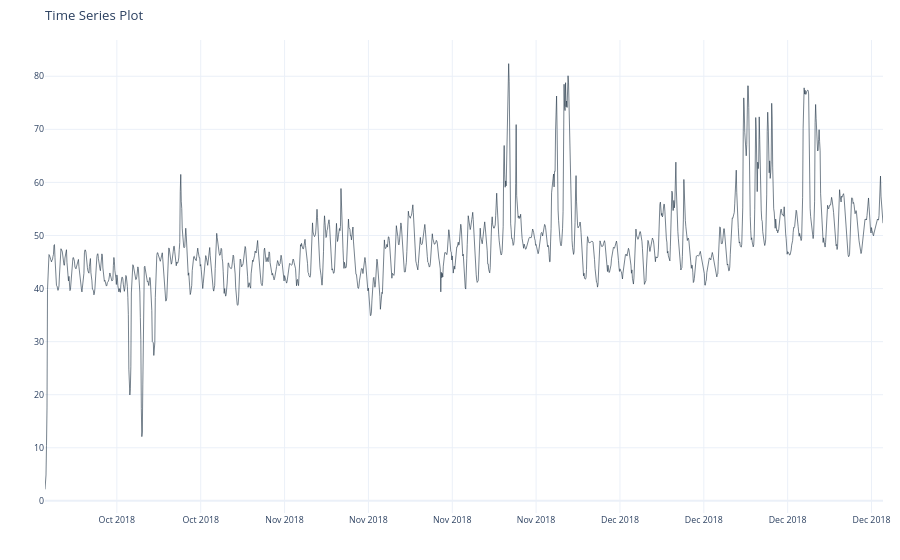

Notebook code cell kept with this figure:
### Markdown cell above
# Electricity Price

The dataset contains data from five electricity markets, each with unique price dynamics, including varying frequencies and occurrences of negative prices, zeros, and price spikes. Since electricity prices depend on exogenous factors, each dataset includes two additional time series: day-ahead forecasts of two significant exogenous factors specific to each market.

This dataset includes hourly prices (`y`), day-ahead forecasts of load (`Exogenous1`), and wind generation (`Exogenous2`). It also includes one-hot encoding to indicate the day of the week. For example: Monday (`day_0 = 1`), Tuesday (`day_1 = 1`), and so on.

For simplicity, we focus on the Nord Pool electricity market (NP), which represents the Nordic countries’ exchange.

### Code cell
load_data('../../data/electricity/', 'electricity_short', '.csv') \
    .with_columns(
        pl.col('ds')
        .str.strptime(pl.Datetime, format = '%Y-%m-%d %H:%M:%S', strict = False)
        .dt.cast_time_unit('ns')
    ) \
    .tk.plot_timeseries('ds', 'y', smooth = False)

### Figure 1 — Plotly figure (JSON) as saved in the notebook; plotly's stock layout.template omitted (floating-point values rounded to 4 significant figures; data arrays with more than 128 entries replaced by an {"elided": "..."} marker saying what was removed)
{"data": [{"hoverlabel": {"font": {"size": 8.8}}, "line": {"color": "rgba(44, 62, 80, 1.0)", "width": 0.65}, "mode": "lines", "name": "Time Series", "showlegend": false, "type": "scatter", "x": {"elided": "1680 str values"}, "y": {"elided": "1680 float values"}}], "layout": {"autosize": true, "font": {"size": 11}, "legend": {"font": {"size": 8.8}, "title": {"font": {"size": 8.8}, "text": "Legend"}}, "margin": {"b": 40, "l": 10, "r": 10, "t": 40}, "title": {"font": {"size": 13.2}, "text": "Time Series Plot"}, "xaxis": {"anchor": "y", "domain": [0, 1], "tickfont": {"size": 8.8}, "tickformat": "%b %Y", "title": {"text": ""}}, "yaxis": {"anchor": "x", "domain": [0, 1], "tickfont": {"size": 8.8}, "title": {"text": ""}}}}
